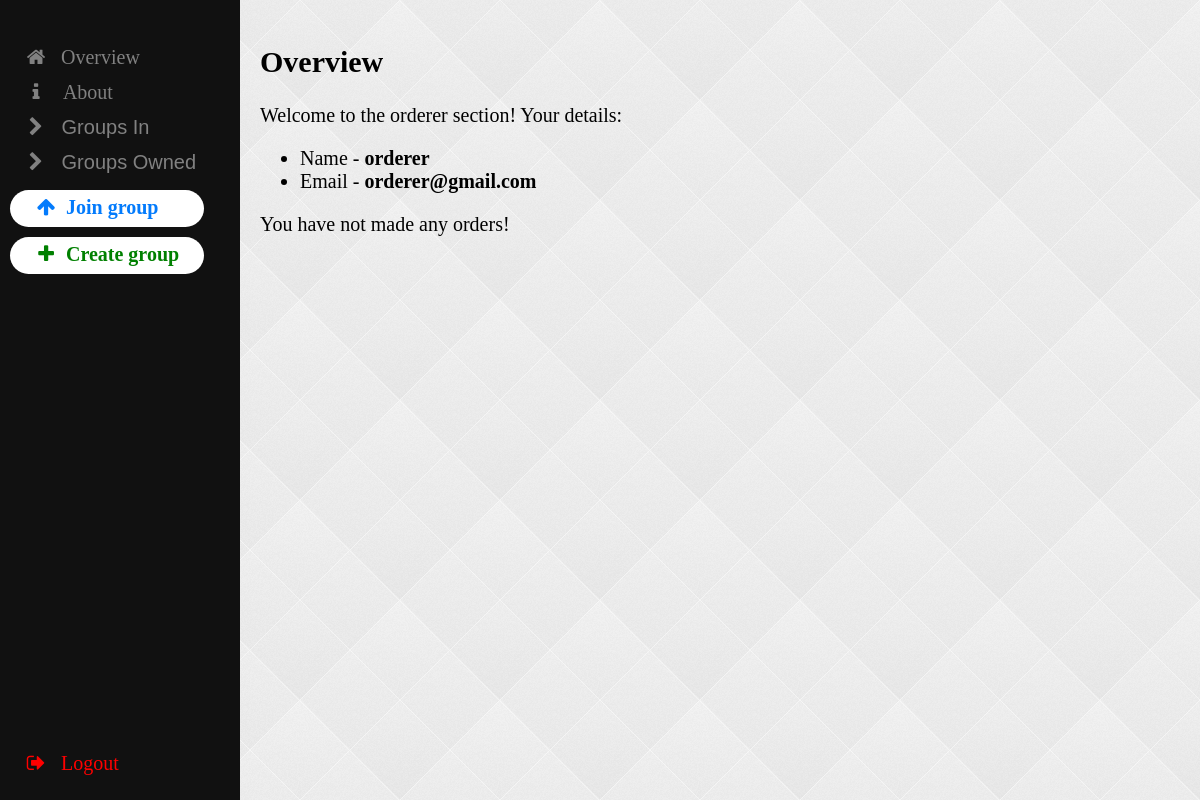
Before: /orderer/home (signed in) with the older database file.
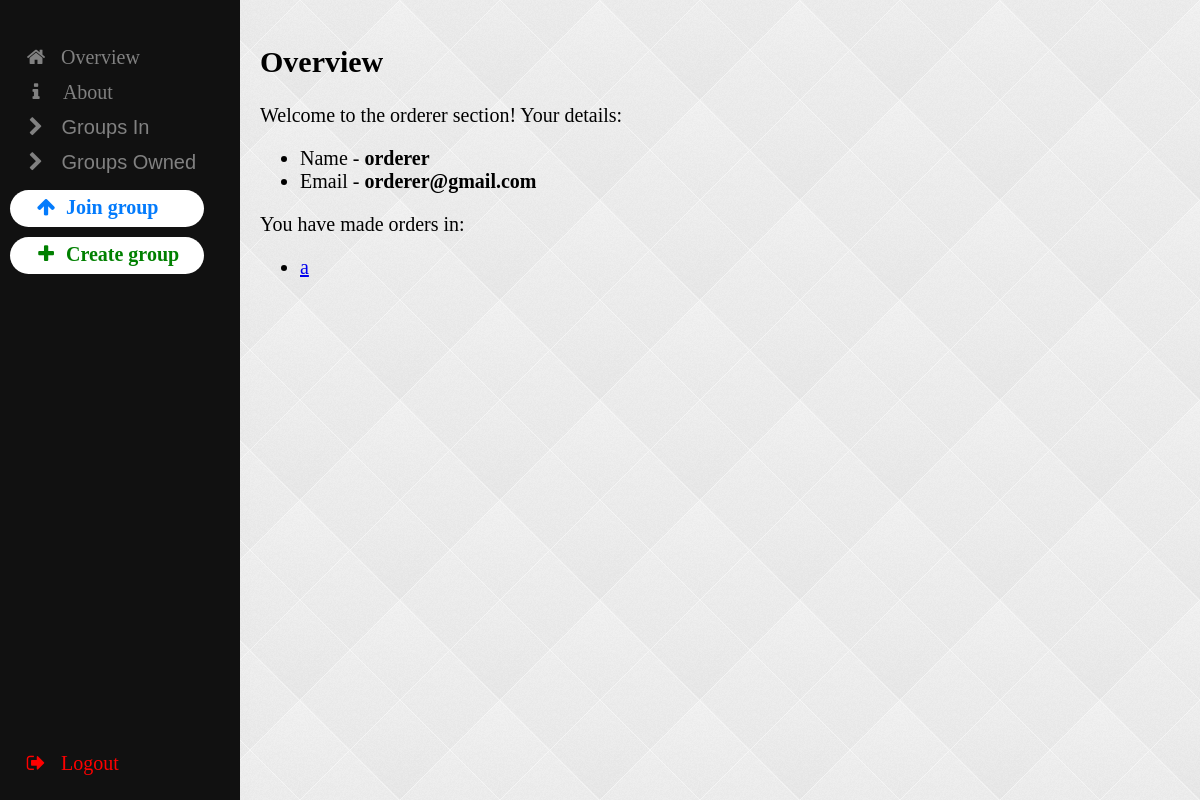
After: the same page with the newer database file.
### app.py (models this page shows, shortened)
class User(db.Model):
    user_id = db.Column(db.Integer, primary_key=True)
    email = db.Column(db.String(320), unique=True, nullable=False)
    name = db.Column(db.String(50), unique=False, nullable=False)
    type = db.Column(db.String(50), unique=False, nullable=False)
    date_created = db.Column(db.DateTime, default=datetime.datetime.now)
    pwHash = db.Column(db.String(60), unique=False, nullable=False)
    confirmed = db.Column(db.Boolean)
    groups_owned = db.relationship("Group", backref="organiser")
    groups_in = db.relationship("Group", secondary=group_members, backref=db.backref("members", lazy="dynamic"))
    orders = db.relationship("Order", backref="orderer")

class Group(db.Model):
    group_id = db.Column(db.Integer, primary_key=True, unique=True, nullable=False)
    gid = db.Column(db.Integer, default=get_gid, unique=True, nullable=False)
    name = db.Column(db.Integer, unique=True, nullable=False)
    invite_code = db.Column(db.String, unique=True, nullable=True)
    timeframe_end = db.Column(db.DateTime, nullable=True, unique=False)
    organiser_id = db.Column(db.Integer, db.ForeignKey("user.user_id"))
    orders = db.relationship("Order", backref="group_in", lazy=True)
    processing_orders = db.Column(db.Boolean, default=False)
    collecting_orders = db.Column(db.Boolean, default=False)

### app.py (the view)
@app.route("/orderer/home", methods=["GET"])
def orderer_home():
    allowed, new_page = authenticate("orderer")
    if not allowed:
        return redirect(new_page)
    user = User.query.get(session["user"])
    ordered_groups = []
    for group_wanted in user.groups_in:
        if Order.query.filter_by(orderer_id=session["user"], group_id=group_wanted.group_id).first():
            ordered_groups.append(group_wanted)
    for group_wanted in user.groups_owned:
        if Order.query.filter_by(orderer_id=session["user"], group_id=group_wanted.group_id).first():
            ordered_groups.append(group_wanted)
    return render_template("orderer_home.html", groups_in=user.groups_in, user=user,
                           groups_owned=user.groups_owned, ordered_groups=ordered_groups)

### app.py (called while the page is built)
def authenticate(page_type=None):
    pages = {None: "/login",
             "orderer": "/orderer/home",
             "staff": "/staff/home",
             "manager": "/manager/home"}
    user = User.query.get(session.get("user"))
    if not user or not user.confirmed:
        return not page_type, pages[None]
    return user.type == page_type, pages[user.type]

### templates/orderer_home.html (shortened to what this page needs)
{% extends "orderer_base.html" %}
{% block content %}
<head>
</head>
    <h2>Overview</h2>
    Welcome to the orderer section!
    Your details:
    <ul>
        <li> Name - <b> {{ user.name }} </b> </li>
        <li> Email - <b> {{ user.email }} </b> </li>
    </ul>
    {% if ordered_groups %}
        <p>
            You have made orders in:
        </p>
        <ul>
            {% for group in ordered_groups %}
            <li> <a href="/orderer/group/{{ group.gid }}"> {{ group.name }} </a> </li>
            {% endfor %}
        </ul>
    {% else %}
        <p>
            You have not made any orders!
        </p>
    {% endif %}
{% endblock %}

### templates/orderer_base.html (shortened to what this page needs)
<html>
{% block styles %}
<link rel="stylesheet"
      href="{{url_for('.static', filename='styles.css')}}">
{% endblock %}
<body>
<link rel="stylesheet" href="https://cdnjs.cloudflare.com/ajax/libs/font-awesome/4.7.0/css/font-awesome.min.css">
<div id="mySidenav" class="sidenav">
    <div class="sidenav-main">
        <a href="/orderer/home"> <i class="fa fa-fw fa-home"></i> Overview</a>
        <a href="/orderer/about"> <i class="fa fa-info" style="margin-right: 3px"></i> About</a>
        <button class="dropdown-btn"><i class="fa fa-chevron-right"></i> Groups In</button>
        <button class="dropdown-btn"><i class="fa fa-chevron-right"></i> Groups Owned</button>
        <a class="button join" onclick="open_join_group_form()"><i class="fa fa-arrow-up"></i><b>Join group</b></a>
        <a class="button create" onclick="open_create_group_form()"><i class="fa fa-plus"></i><b>Create group</b></a>
    </div>
    <a href="/logout" style="position: absolute; bottom: 7%" class="logout"><i class="fa fa-sign-out"></i> Logout</a>
</div>
<div id="main" style="position: relative">
    <div class="content">
        {% block content %} {% endblock %}
    </div>
</div>
</body>
</html>

### static/styles.css (style rules this page uses)
button { border-radius: 4px; }
body { margin: auto; background-image: url("/static/auth_background.png"); background-repeat: repeat; }
body { font-family: Calibri, serif; }
.button { border-radius: 20px; cursor: pointer; margin-left: 10px; margin-top: 10px; width: 13.3%; height: 25px; }
.button.create { color: green; background-color: white; width: auto; margin-right: 5%; }
.button.join { color: #037bfc; background-color: white; width: auto; margin-right: 5%; }
.sidenav { height: 100%; width: 20%; position: fixed; z-index: 1; top: 0; left: 0; background-color: #111; overflow-x: hidden; transition: 0.35s; padding-top: 40px; }
.sidenav-main { overflow-y: auto; height: 80%; padding-right: 25px; }
.sidenav a { padding: 8px 8px 8px 32px; text-decoration: none; font-size: 25px; color: white; display: block; transition: 0.15s; }
.sidenav a, .dropdown-btn { padding: 6px 16px 6px 16px; text-decoration: none; font-size: 20px; color: #818181; display: block; border: none; background: none; text-align: left; cursor: pointer; outline: none; }
.sidenav .logout { color: red; position: absolute; bottom: 7%; border-radius: 100px; width: 220px; }
#main { transition: margin-left 0.35s; padding: 20px; margin-left: 20%; }
.fa { width: 40px !important; text-align: center !important; }
.content { font-size: 20px; width: 80%; }

Changed rows visible on the page:
added Group: name "a"
Other visible differences:
text no longer shown: "You have not made any orders!"
text now shown: "You have made orders in:"
